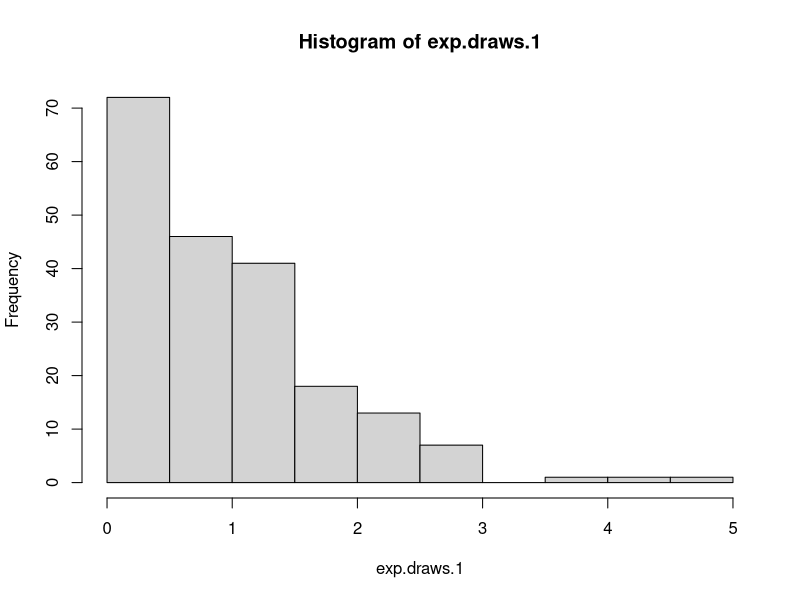
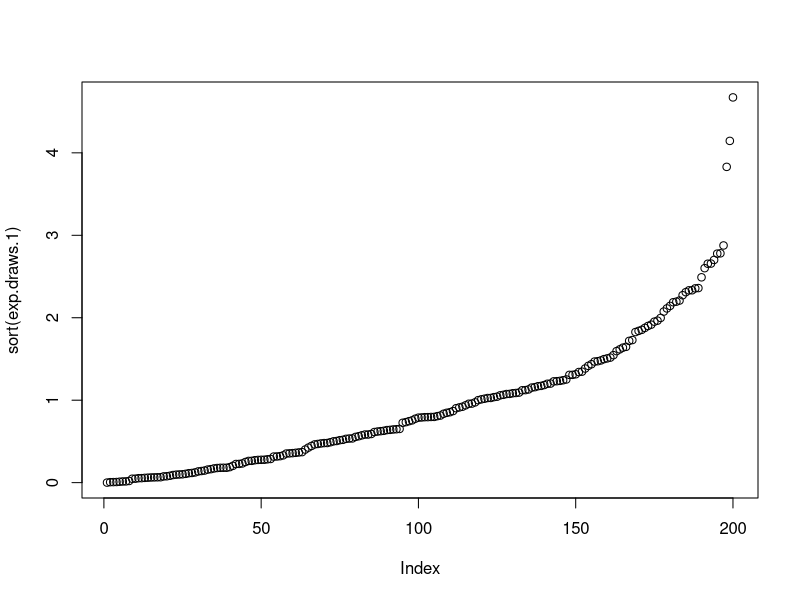
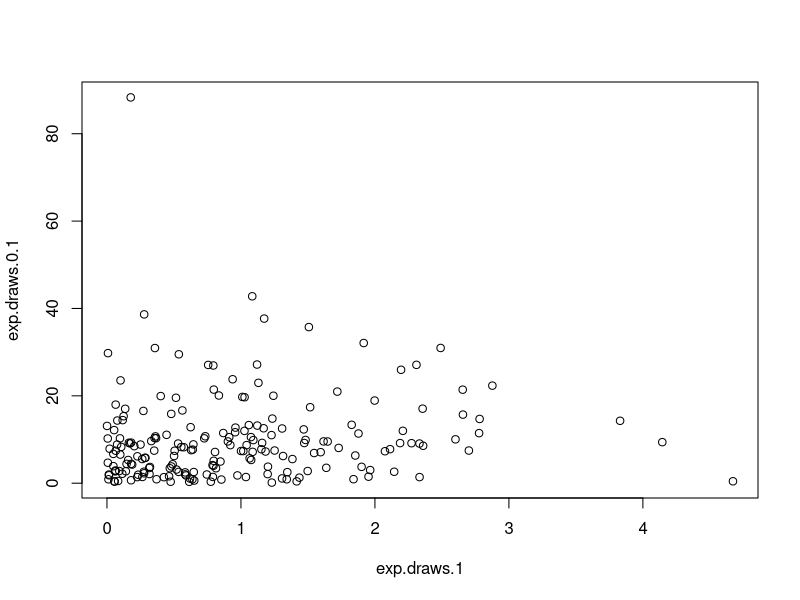
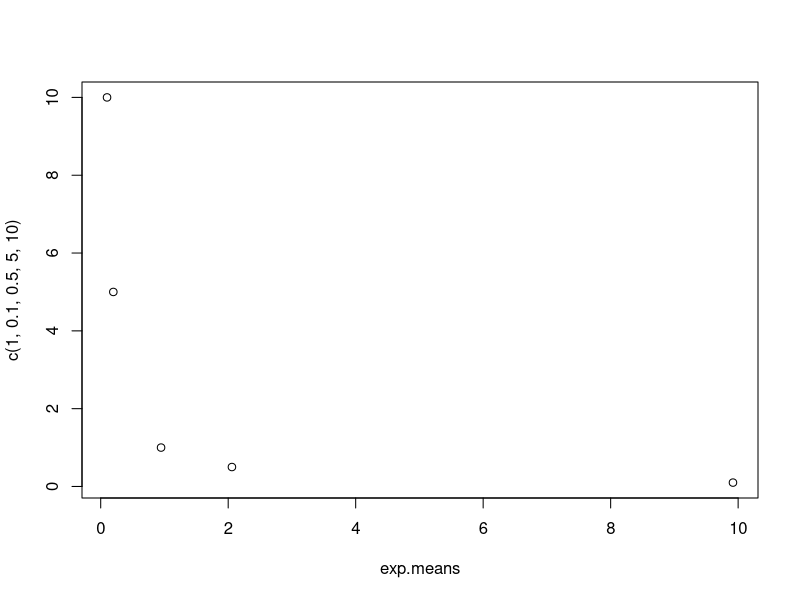
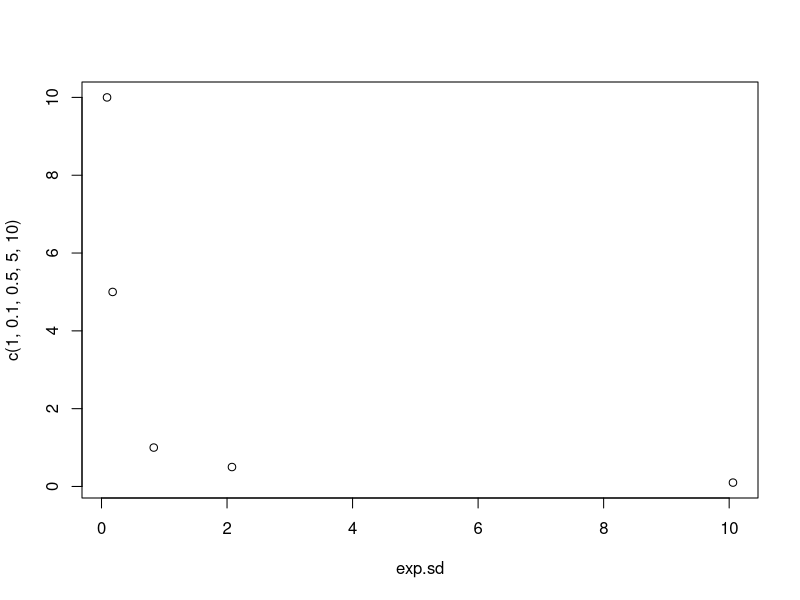
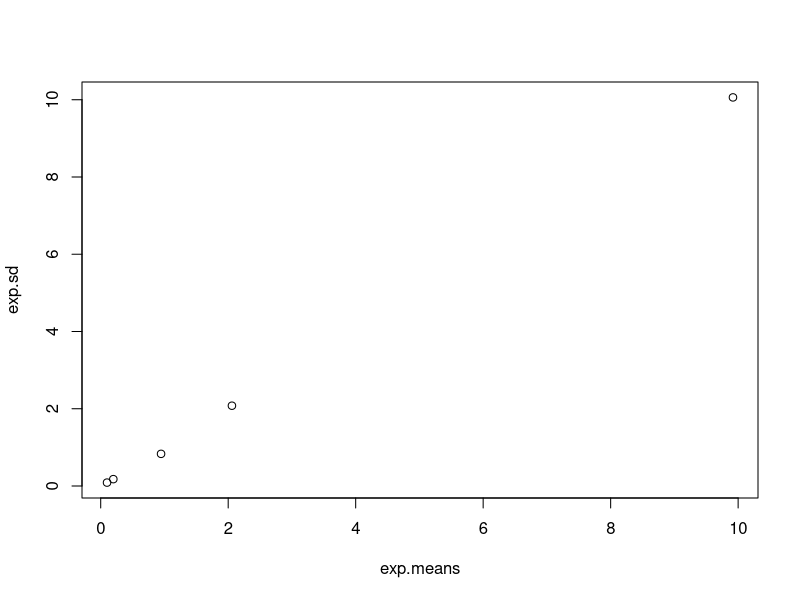
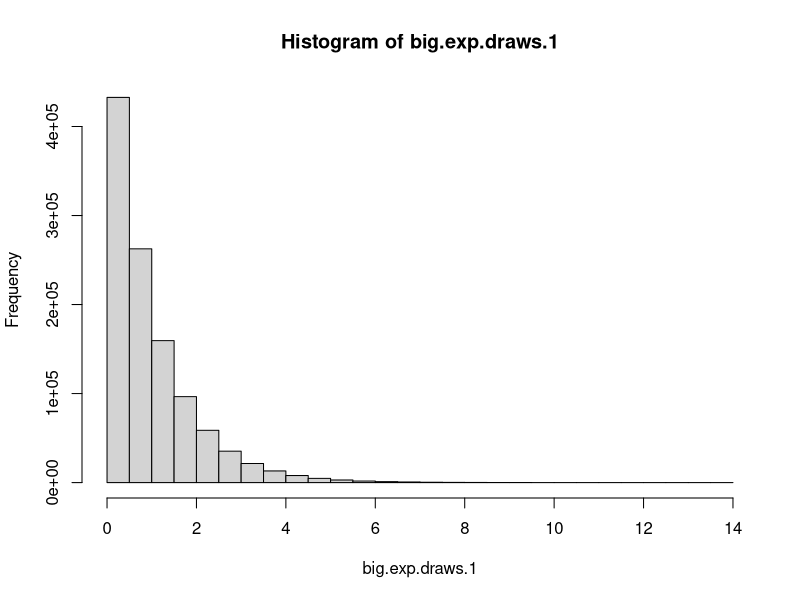
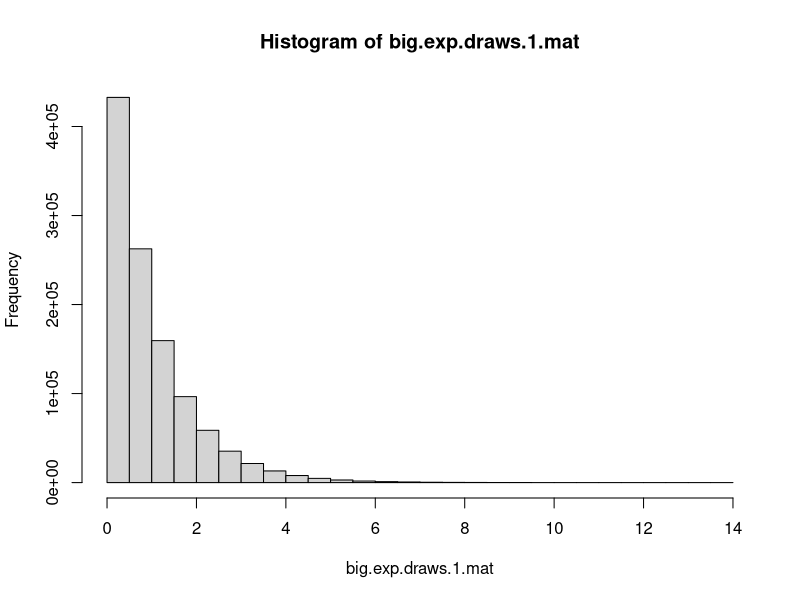

The R source for these figures, in order:
## ---- chunk 1
library(tidyverse)
## ---- chunk 2
rexp(n=10, rate=5)
## ---- chunk 3
exp.draws.1 <- rexp(n=200)
mean(exp.draws.1)
sd(exp.draws.1)
## ---- chunk 4
exp.draws.0.1 <- rexp(n=200,rate=0.1)
mean(exp.draws.0.1)
sd(exp.draws.0.1)
exp.draws.0.5 <- rexp(n=200,rate=0.5)
mean(exp.draws.0.5)
sd(exp.draws.0.5)
exp.draws.5 <- rexp(n=200,rate=5)
mean(exp.draws.5)
sd(exp.draws.5)
exp.draws.10 <- rexp(n=200,rate=10)
mean(exp.draws.10)
sd(exp.draws.10)
## ---- chunk 5
hist(exp.draws.1)
## ---- chunk 6
plot(sort(exp.draws.1))
## ---- chunk 7
plot(exp.draws.1,exp.draws.0.1)
## ---- chunk 8
exp.means <- c(mean(exp.draws.1),mean(exp.draws.0.1),mean(exp.draws.0.5),mean(exp.draws.5),mean(exp.draws.10))
plot(exp.means,c(1,0.1,0.5,5,10))
exp.sd <- c(sd(exp.draws.1),sd(exp.draws.0.1),sd(exp.draws.0.5),sd(exp.draws.5),sd(exp.draws.10))
plot(exp.sd,c(1,0.1,0.5,5,10))
plot(exp.means,exp.sd)
## ---- chunk 9
big.exp.draws.1 <- rexp(n=1100000)
mean(big.exp.draws.1)
sd(big.exp.draws.1)
## ---- chunk 10
hist(big.exp.draws.1)
## ---- chunk 11
big.exp.draws.1.1 <- big.exp.draws.1[which(big.exp.draws.1 > 1)]
mean(big.exp.draws.1.1)
## ---- chunk 12
big.exp.draws.1.mat <- matrix(big.exp.draws.1, nrow = 1100)
hist(big.exp.draws.1.mat)
## ---- chunk 13
mean(big.exp.draws.1.mat[,371])
## ---- chunk 14
big.exp.mean <- colMeans(big.exp.draws.1.mat)
hist(big.exp.mean)
## ---- chunk 15
big.exp.2 <- sqrt(big.exp.draws.1)
mean(big.exp.2)
